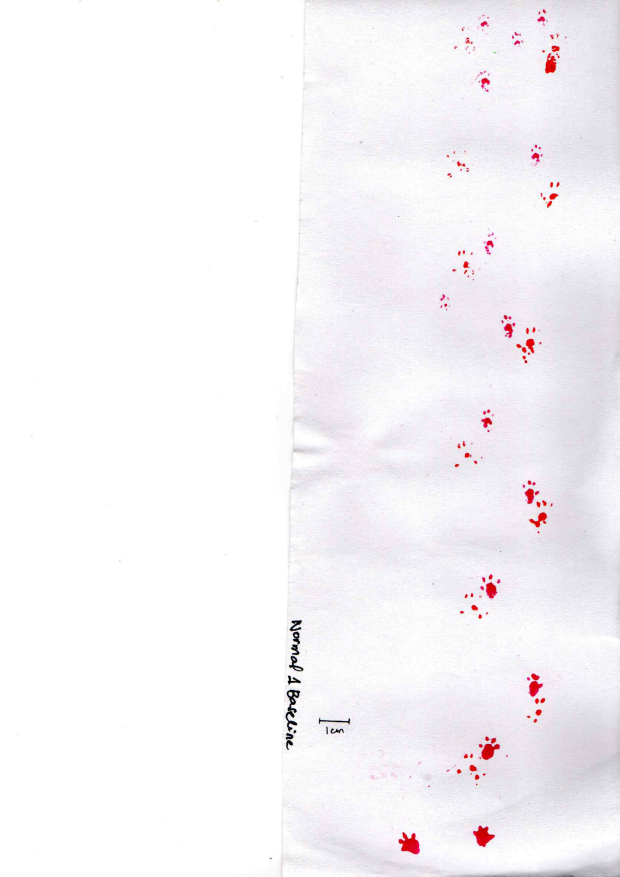
#> input picture data/steps_png/C1B.png, 2480 x 3505 px, found by its file name (shown at 1/4 size); its folder holds only this picture in this run
$ python image_cleaner.py
#> lines starting #> are read from the running program, lines starting #| are printed output that depends on the picture; after the words box and inside, x2 and y2 are one past the last pixel; in counts of white or black regions, pixels touching at a corner belong together
### utilities/progress.py
import time

def progress_bar(progress, total, start_time, scale=0.50):
    # Creates a progress bar on the command line, input is progress, total, and a present start time
    # progress and total can be any number, and this can be placed in a for or with loop
    """
    Displays a dynamic progress bar in the command line.

    This function creates a visually appealing progress bar with elapsed time and estimated remaining time,
    which updates dynamically as progress is made. It is designed for use in loops or other iterative processes.

    Parameters:
    -----------
    progress : int or float
        The current progress value. It represents how much of the total task is completed.
    total : int or float
        The total value of the task. When `progress` equals `total`, the task is complete.
    start_time : float
        The start time of the task, typically generated using `time.time()` when the task begins.
    scale : float, optional
        A scaling factor for the progress bar width (default is 0.50). Increasing `scale` creates a longer bar.

    Output:
    -------
    Prints the progress bar to the terminal, displaying:
    - The progress bar graphic.
    - The current percentage of progress.
    - The estimated time remaining for the task.
    - The elapsed time since the task started.

    Notes:
    ------
    - The function calculates the elapsed and remaining times based on the progress rate.
    - It ensures smooth updates in a loop by using `end='\r'` to overwrite the previous line.
    """
    percent = 100 * (float(progress) / float(total))                        # Calculate the percentage of progress
    bar = '█' * round(percent*scale) + '-' * round((100-percent)*scale)     # Create the progress bar string
    elapsed_time = time.time() - start_time                                 # Calculate elapsed time
    if progress > 0:                                                        # Estimate total time and remaining time
        estimated_total_time = elapsed_time * total / progress
        remaining_time = estimated_total_time - elapsed_time
        remaining_seconds = int(remaining_time)
        remaining_milliseconds = int((remaining_time - remaining_seconds) * 1_000)
        elapsed_milliseconds = int((elapsed_time -int(elapsed_time)) * 1_000)
        remaining_str = time.strftime("%H:%M:%S", time.gmtime(remaining_seconds))
        remaining_str = f"{remaining_str}.{remaining_milliseconds:03d}"
        elapsed_str = time.strftime("%H:%M:%S", time.gmtime(elapsed_time))
        elapsed_str = f"{elapsed_str}.{elapsed_milliseconds:03d}"
    else:
        elapsed_str   = '...'
        remaining_str = '...'
    print(f'|{bar}| {percent:.2f}% Time remaining: {remaining_str}  Time Elapsed = {elapsed_str}', end='\r')    # Print the progress bar with the remaining time

### utilities/image_cleaner.py
import os
import time
from PIL import Image
from PIL import Image, ImageEnhance
import numpy as np
import progress

def clean_images(input_folder, output_folder, threshold=(210, 210, 210)):
    """
    Process images in the input folder, replace colors above the threshold with white,
    and save the cleaned images in the output folder.

    Parameters:
    -----------
    input_folder : str
        Path to the folder containing the input images.
    output_folder : str
        Path to the folder where cleaned images will be saved.
    threshold : tuple of int
        RGB threshold (default: (220, 220, 220)).

    Returns:
    --------
    None
    """
#> called with input_folder = 'data\\steps_png', output_folder = 'data\\steps_png_clean', threshold = (210, 210, 210)
    time_start = time.time()
    # Ensure the output folder exists
    os.makedirs(output_folder, exist_ok=True)

    # Get all image files in the input folder
    image_files = [f for f in os.listdir(input_folder) if f.endswith('.png')]

    for i,image_file in enumerate(image_files):
        progress.progress_bar(i, len(image_files), time_start)
        input_path = os.path.join(input_folder, image_file)
        output_path = os.path.join(output_folder, image_file)

        try:
            # Open the image
            img = Image.open(input_path)
#> img is the input picture: PIL image 2480x3505 RGB; mean R, G, B 246.8, 244.6, 247.3
            img_array = np.array(img)

            # Ensure the image is RGB
            if len(img_array.shape) == 2:  # Grayscale
                img_array = np.stack([img_array] * 3, axis=-1)

            # Replace colors above the threshold with white
            mask = (img_array[..., 0] > threshold[0]) & \
                   (img_array[..., 1] > threshold[1]) & \
                   (img_array[..., 2] > threshold[2])
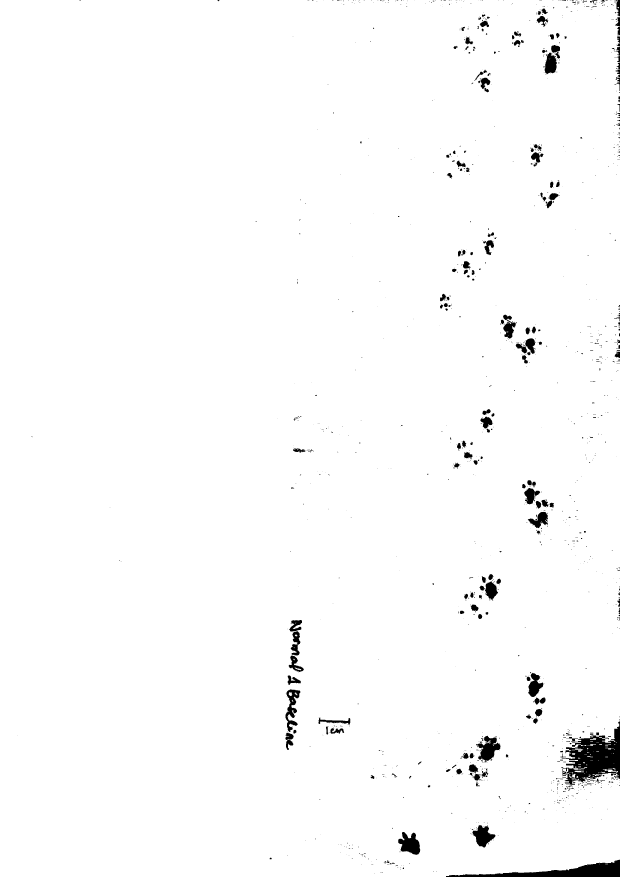
#> mask: shape (3505, 2480) bool (shown at 1/4 size); 98.4% white; 1468 black regions (1156 under 20 px), largest, box (x1, y1, x2, y2) and area: (2247, 2885, 2480, 3139) 29953, (1784, 3439, 2480, 3505) 15980, (1904, 2942, 2002, 3043) 5208
            img_array[mask] = [255, 255, 255]
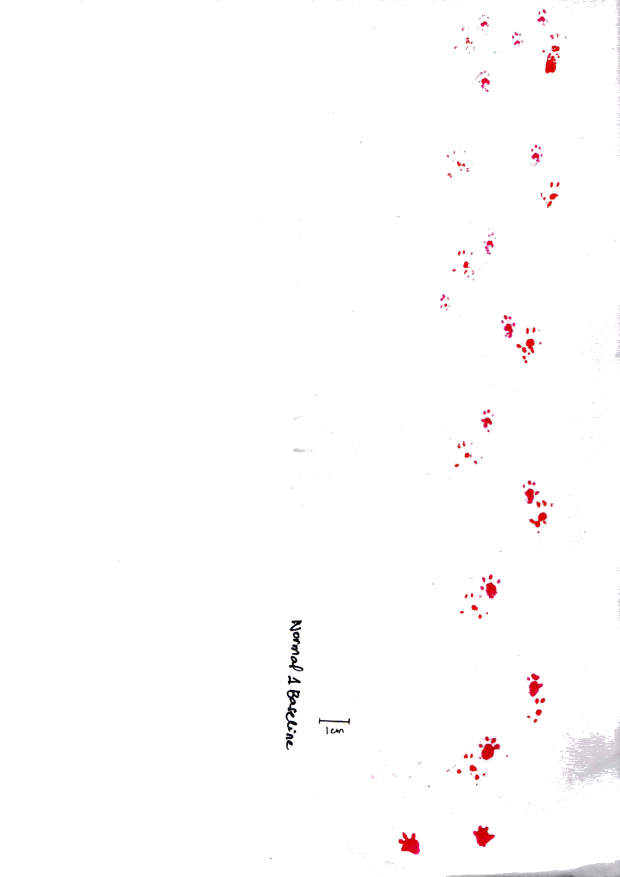
#> img_array: shape (3505, 2480, 3) (shown at 1/4 size); mean R, G, B 254.1, 253, 253.2

            # Save the cleaned image
            cleaned_img = Image.fromarray(img_array.astype('uint8'))
            cleaned_img.save(output_path)
        except Exception as e:
            print(f"Failed to process {image_file}: {e}")

    output_files = [f for f in os.listdir(output_folder) if f.endswith('.png')]
    print('')
    for output_file in output_files:
        print(f"Processed and saved: {output_file}")

def increase_contrast(image_path, output_path, contrast_factor=1.5):
    """
    Increases the contrast of an image and saves the enhanced image.

    Parameters:
    -----------
    image_path : str
        Path to the input image.
    output_path : str
        Path to save the contrast-enhanced image.
    contrast_factor : float
        Factor by which to enhance the contrast. Default is 1.5 (50% increase).
        Values:
            - 1.0: Original contrast.
            - >1.0: Higher contrast.
            - <1.0: Lower contrast.

    Returns:
    --------
    None
    """
    try:
        # Open the image
        img = Image.open(image_path)

        # Enhance the contrast
        enhancer = ImageEnhance.Contrast(img)
        img_contrasted = enhancer.enhance(contrast_factor)

        # Save the enhanced image
        img_contrasted.save(output_path)
        print(f"Contrast increased and saved to: {output_path}")
    except Exception as e:
        print(f"Error enhancing contrast for {image_path}: {e}")

input_folder = r"data\steps_png"         # Folder with noisy images
output_folder = r"data\steps_png_clean"  # Folder for cleaned images
clean_images(input_folder, output_folder)

$ run again, on data/steps_png/C1W5.png
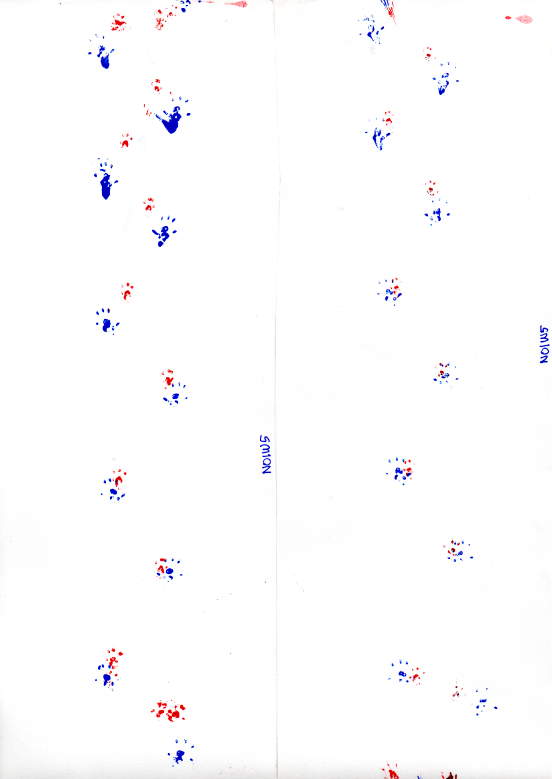
#> input picture data/steps_png/C1W5.png, 1654 x 2337 px, found by its file name (shown at 1/3 size)
#> in clean_images, img is the input picture: PIL image 1654x2337 RGB; mean R, G, B 253.1, 252.5, 253.5
#> in clean_images, `mask = (img_array[..., 0] > threshold[0]) & \ (img_array[..., 1] > thr..`:
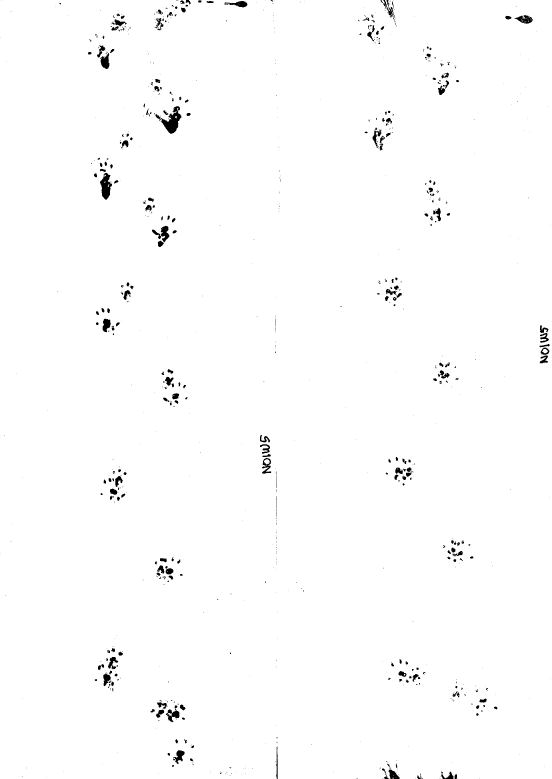
#> mask: shape (2337, 1654) bool (shown at 1/3 size); 99% white; 891 black regions (617 under 20 px), largest, box (x1, y1, x2, y2) and area: (466, 319, 544, 401) 2473, (300, 519, 336, 599) 1709, (302, 157, 328, 207) 820
#> img_array: shape (2337, 1654, 3); 16.06% of pixels changed, all inside (x1, y1, x2, y2) = (0, 0, 1654, 2337)

$ run again, on data/steps_png/C1W6.png
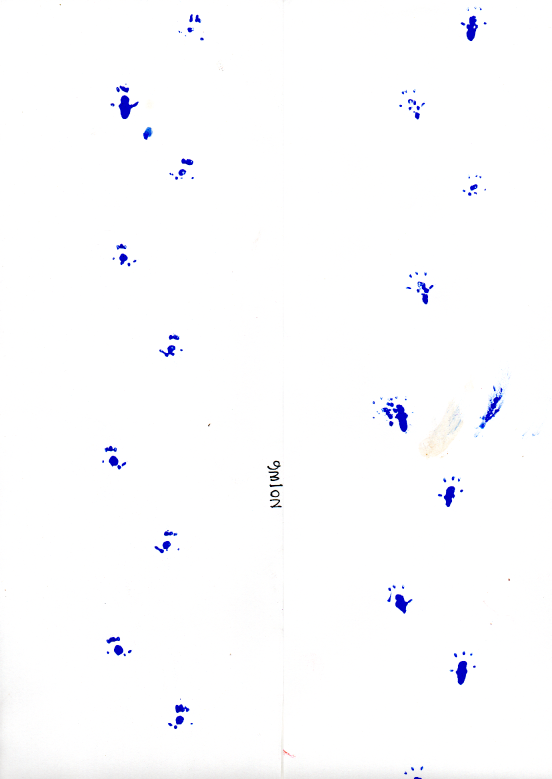
#> input picture data/steps_png/C1W6.png, 1654 x 2337 px, found by its file name (shown at 1/3 size)
#> in clean_images, img is the input picture: PIL image 1654x2337 RGB; mean R, G, B 252.7, 252.7, 254
#> in clean_images, `mask = (img_array[..., 0] > threshold[0]) & \ (img_array[..., 1] > thr..`:
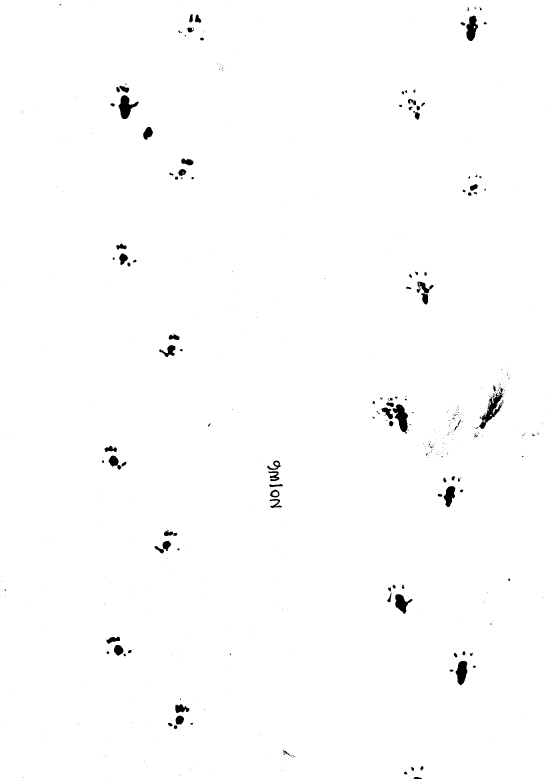
#> mask: shape (2337, 1654) bool (shown at 1/3 size); 99.1% white; 566 black regions (445 under 20 px), largest, box (x1, y1, x2, y2) and area: (1436, 1175, 1513, 1287) 2481, (1178, 1213, 1224, 1301) 2162, (356, 285, 416, 357) 2098
#> img_array: shape (2337, 1654, 3); 10.21% of pixels changed, all inside (x1, y1, x2, y2) = (0, 0, 1654, 2337)

$ run again, on data/steps_png/C2B.png
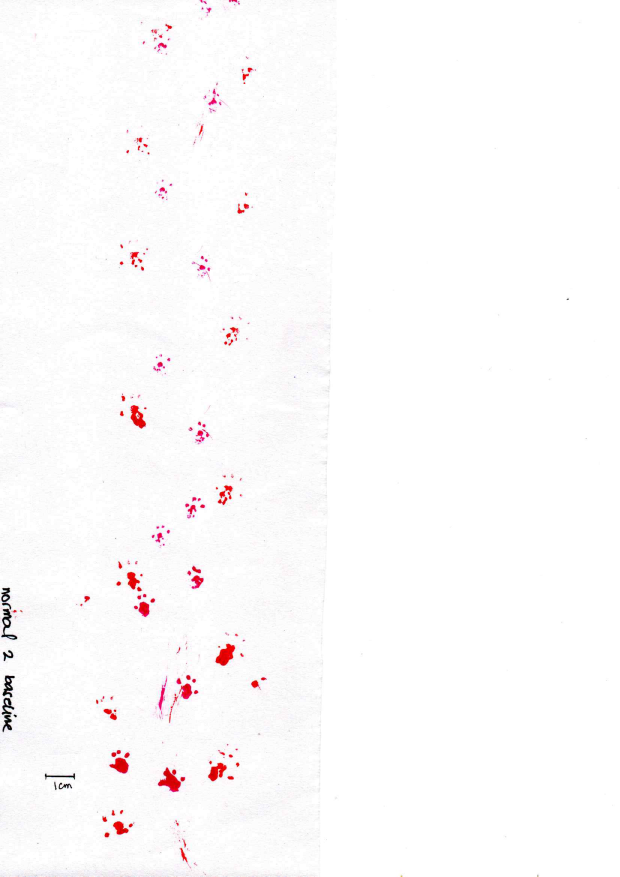
#> input picture data/steps_png/C2B.png, 2480 x 3505 px, found by its file name (shown at 1/4 size)
#> in clean_images, img is the input picture: PIL image 2480x3505 RGB; mean R, G, B 252.5, 251.1, 251.4
#> in clean_images, `mask = (img_array[..., 0] > threshold[0]) & \ (img_array[..., 1] > thr..`:
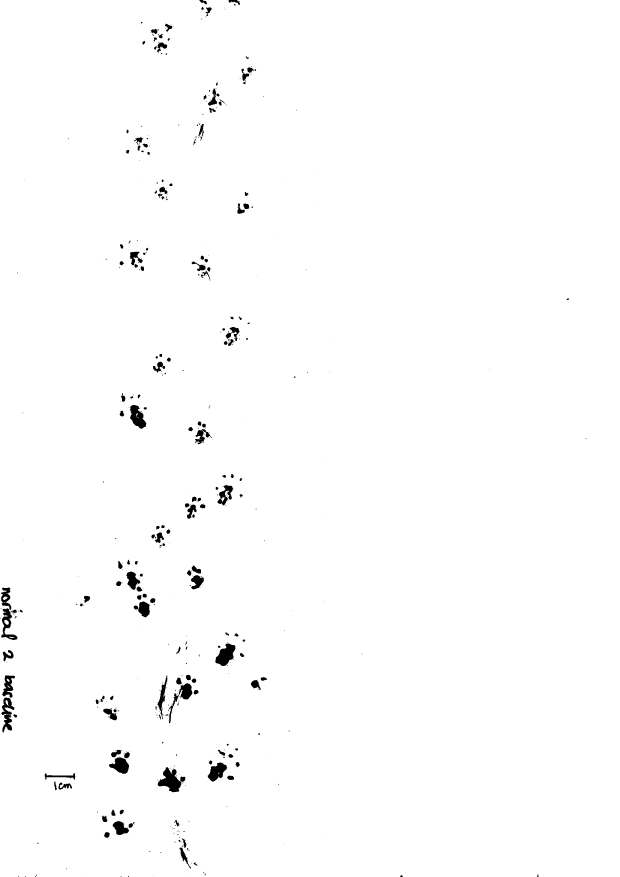
#> mask: shape (3505, 2480) bool (shown at 1/4 size); 98.9% white; 663 black regions (458 under 20 px), largest, box (x1, y1, x2, y2) and area: (631, 3069, 741, 3169) 5494, (861, 2574, 942, 2664) 4316, (520, 1620, 585, 1715) 3710

$ run again, on data/steps_png/C1W1.png
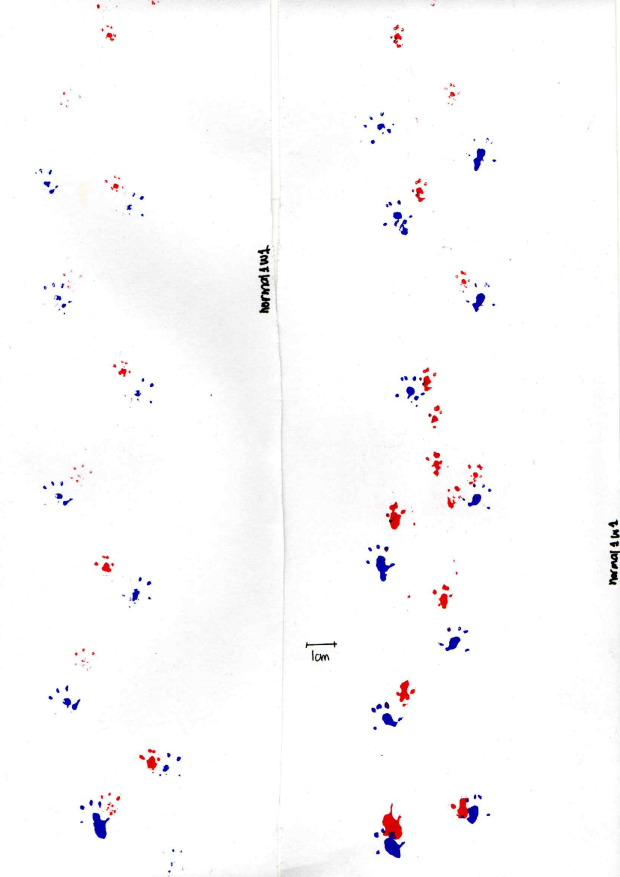
#> input picture data/steps_png/C1W1.png, 2480 x 3505 px, found by its file name (shown at 1/4 size)
#> in clean_images, img is the input picture: PIL image 2480x3505 RGB; mean R, G, B 251.6, 250.8, 251.5
#> in clean_images, `mask = (img_array[..., 0] > threshold[0]) & \ (img_array[..., 1] > thr..`:
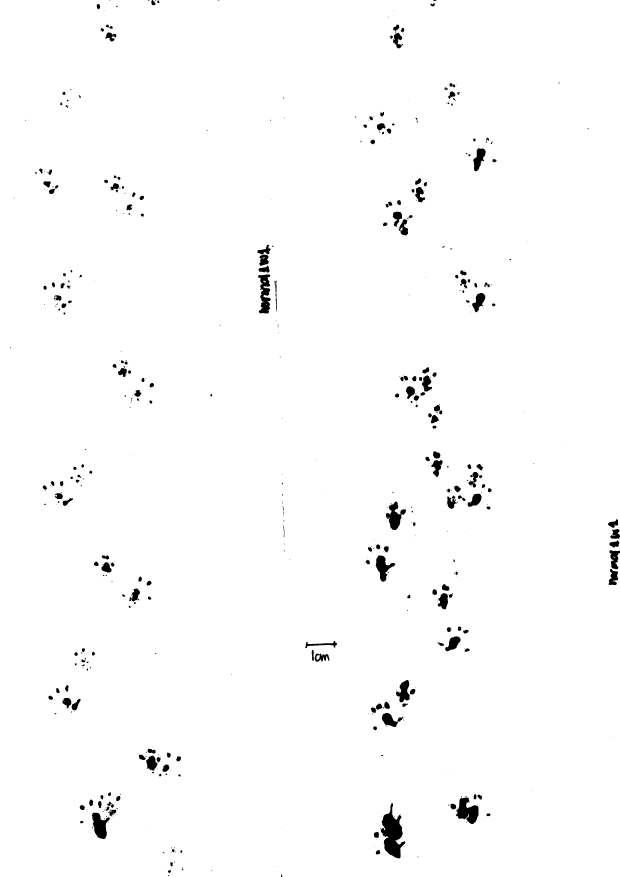
#> mask: shape (3505, 2480) bool (shown at 1/4 size); 98.6% white; 629 black regions (352 under 20 px), largest, box (x1, y1, x2, y2) and area: (1523, 3212, 1622, 3434) 11220, (1823, 3190, 1914, 3296) 5728, (1032, 1098, 1083, 1254) 4826
